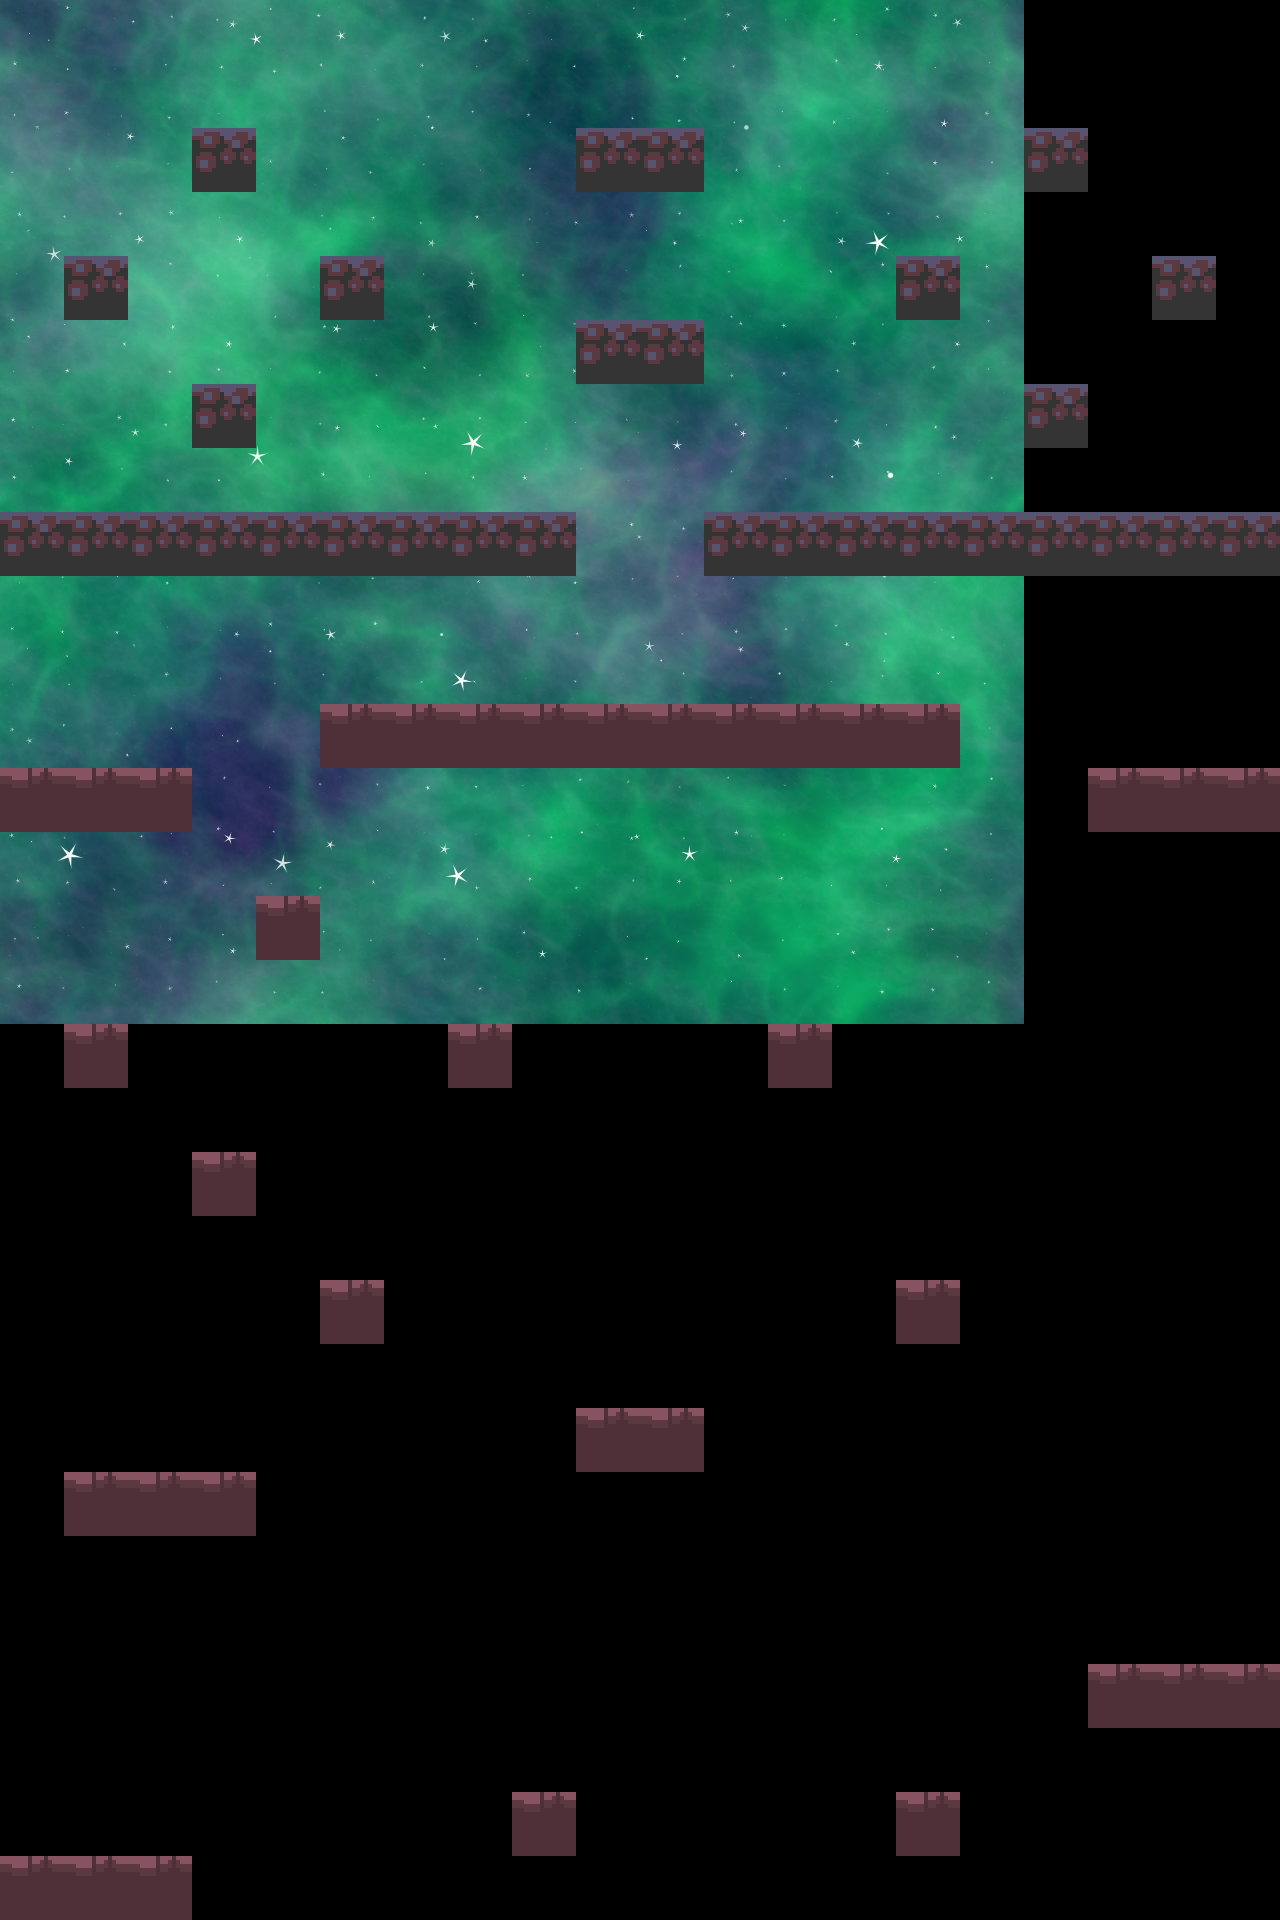

Rendered tile map (Tiled .tmx) drawn with the repository's tilesets; below, a short description and the full map source, tile grids included:
An orthogonal 20x30 tile map with 64x64 px tiles, 1 tile layer (Tile Layer 1), 1 image layer and 65 objects.

<map version="1.10" tiledversion="1.11.2" orientation="orthogonal" renderorder="right-down" width="20" height="30" tilewidth="64" tileheight="64" infinite="0" nextlayerid="6" nextobjectid="84">
 <tileset firstgid="1" source="floor.tsx" />
 <imagelayer id="2" name="Image Layer 1" repeatx="1" repeaty="1">
  <image source="assets/backgrounds/Large 1024x1024/Green Nebula/Green_Nebula_08-1024x1024.png" width="1024" height="1024" />
 </imagelayer>
 <layer id="1" name="Tile Layer 1" width="20" height="30">
  <data encoding="csv">
0,0,0,0,0,0,0,0,0,0,0,0,0,0,0,0,0,0,0,0,
0,0,0,0,0,0,0,0,0,0,0,0,0,0,0,0,0,0,0,0,
0,0,0,8,0,0,0,0,0,8,8,0,0,0,0,0,8,0,0,0,
0,0,0,0,0,0,0,0,0,0,0,0,0,0,0,0,0,0,0,0,
0,8,0,0,0,8,0,0,0,0,0,0,0,0,8,0,0,0,8,0,
0,0,0,0,0,0,0,0,0,8,8,0,0,0,0,0,0,0,0,0,
0,0,0,8,0,0,0,0,0,0,0,0,0,0,0,0,8,0,0,0,
0,0,0,0,0,0,0,0,0,0,0,0,0,0,0,0,0,0,0,0,
8,8,8,8,8,8,8,8,8,0,0,8,8,8,8,8,8,8,8,8,
0,0,0,0,0,0,0,0,0,0,0,0,0,0,0,0,0,0,0,0,
0,0,0,0,0,0,0,0,0,0,0,0,0,0,0,0,0,0,0,0,
0,0,0,0,0,38,38,38,38,38,38,38,38,38,38,0,0,0,0,0,
38,38,38,0,0,0,0,0,0,0,0,0,0,0,0,0,0,38,38,38,
0,0,0,0,0,0,0,0,0,0,0,0,0,0,0,0,0,0,0,0,
0,0,0,0,38,0,0,0,0,0,0,0,0,0,0,0,0,0,0,0,
0,0,0,0,0,0,0,0,0,0,0,0,0,0,0,0,0,0,0,0,
0,38,0,0,0,0,0,38,0,0,0,0,38,0,0,0,0,0,0,0,
0,0,0,0,0,0,0,0,0,0,0,0,0,0,0,0,0,0,0,0,
0,0,0,38,0,0,0,0,0,0,0,0,0,0,0,0,0,0,0,0,
0,0,0,0,0,0,0,0,0,0,0,0,0,0,0,0,0,0,0,0,
0,0,0,0,0,38,0,0,0,0,0,0,0,0,38,0,0,0,0,0,
0,0,0,0,0,0,0,0,0,0,0,0,0,0,0,0,0,0,0,0,
0,0,0,0,0,0,0,0,0,38,38,0,0,0,0,0,0,0,0,0,
0,38,38,38,0,0,0,0,0,0,0,0,0,0,0,0,0,0,0,0,
0,0,0,0,0,0,0,0,0,0,0,0,0,0,0,0,0,0,0,0,
0,0,0,0,0,0,0,0,0,0,0,0,0,0,0,0,0,0,0,0,
0,0,0,0,0,0,0,0,0,0,0,0,0,0,0,0,0,38,38,38,
0,0,0,0,0,0,0,0,0,0,0,0,0,0,0,0,0,0,0,0,
0,0,0,0,0,0,0,0,38,0,0,0,0,0,38,0,0,0,0,0,
38,38,38,0,0,0,0,0,0,0,0,0,0,0,0,0,0,0,0,0
</data>
 </layer>
 <objectgroup id="4" name="collisions">
  <object id="1" x="1" y="1855" width="192" height="66" />
  <object id="3" x="512" y="1792" width="63.0303" height="64" />
  <object id="5" x="895" y="1791.5" width="65" height="66" />
  <object id="10" x="1088" y="1661" width="192" height="66" />
  <object id="11" x="64" y="1472.33" width="192" height="66" />
  <object id="21" x="192" y="1152" width="65" height="66" />
  <object id="22" x="895.833" y="1280.17" width="65" height="66" />
  <object id="35" x="320" y="1280" width="65" height="66" />
  <object id="36" x="64" y="1024" width="65" height="66" />
  <object id="37" x="256" y="896" width="65" height="66" />
  <object id="38" x="0" y="768" width="192" height="66" />
  <object id="39" x="1088" y="768" width="192" height="66" />
  <object id="40" x="575.5" y="1408.76" width="129.5" height="64.4769" />
  <object id="47" x="448" y="1024" width="65" height="66" />
  <object id="48" x="768" y="1024" width="65" height="66" />
  <object id="56" x="1.33333" y="513.333" width="576" height="66" />
  <object id="57" x="320" y="704" width="640" height="66" />
  <object id="58" x="704" y="515" width="576" height="66" />
  <object id="59" x="1025.33" y="385.333" width="65" height="66" />
  <object id="60" x="1153.33" y="257.333" width="65" height="66" />
  <object id="61" x="1025.33" y="129.333" width="65" height="66" />
  <object id="62" x="897.333" y="257.333" width="65" height="66" />
  <object id="63" x="321.333" y="257.333" width="65" height="66" />
  <object id="64" x="193.333" y="129.333" width="65" height="66" />
  <object id="65" x="65.3333" y="257.333" width="65" height="66" />
  <object id="66" x="193.333" y="385.333" width="65" height="66" />
  <object id="67" x="577.333" y="129.333" width="127.667" height="66" />
  <object id="68" x="578.167" y="321" width="126.333" height="66" />
 </objectgroup>
 <objectgroup id="3" name="spikes">
  <object id="23" x="516" y="1797" width="55.5" height="17.5" />
  <object id="25" x="899.25" y="1795.75" width="55.5" height="17.5" />
  <object id="26" x="1091.75" y="1666.25" width="55.5" height="17.5" />
  <object id="28" x="196.917" y="1476.58" width="55.5" height="17.5" />
  <object id="29" x="581.417" y="1414.58" width="55.5" height="17.5" />
  <object id="43" x="261.25" y="901.25" width="55.5" height="17.5" />
  <object id="44" x="198.25" y="1158.25" width="55.5" height="17.5" />
  <object id="45" x="68.25" y="774.25" width="55.5" height="17.5" />
  <object id="46" x="1156.25" y="774.25" width="55.5" height="17.5" />
  <object id="52" x="837.167" y="709.833" width="55.5" height="17.5" />
  <object id="53" x="387.583" y="707.25" width="55.5" height="17.5" />
  <object id="54" x="518.083" y="706.583" width="55.5" height="17.5" />
  <object id="55" x="709.083" y="709.25" width="55.5" height="17.5" />
  <object id="71" x="1030.58" y="388.583" width="55.5" height="17.5" />
  <object id="72" x="1032.58" y="134.583" width="55.5" height="17.5" />
  <object id="73" x="611.583" y="324.583" width="55.5" height="17.5" />
  <object id="74" x="614.583" y="134.583" width="55.5" height="17.5" />
  <object id="75" x="326.583" y="261.583" width="55.5" height="17.5" />
  <object id="76" x="69.5833" y="261.583" width="55.5" height="17.5" />
  <object id="77" x="772.583" y="521.583" width="55.5" height="17.5" />
  <object id="78" x="901.583" y="519.583" width="55.5" height="17.5" />
  <object id="79" x="1158.58" y="519.583" width="55.5" height="17.5" />
  <object id="80" x="453.583" y="518.583" width="55.5" height="17.5" />
  <object id="81" x="323.583" y="517.583" width="55.5" height="17.5" />
  <object id="82" x="69.5833" y="519.583" width="55.5" height="17.5" />
  <object id="83" x="900.917" y="1283.92" width="55.5" height="17.5" />
 </objectgroup>
 <objectgroup id="5" name="fallingPlat" opacity="0.97">
  <object id="12" x="449" y="1536" width="66" height="18" />
  <object id="14" x="767" y="1541" width="66" height="18" />
  <object id="15" x="-3" y="1669" width="66" height="18" />
  <object id="18" x="701" y="1793" width="66" height="18" />
  <object id="19" x="319" y="1795" width="66" height="18" />
  <object id="20" x="574.333" y="1261" width="66" height="18" />
  <object id="31" x="1024" y="1153" width="66" height="18" />
  <object id="32" x="1152" y="1024" width="66" height="18" />
  <object id="33" x="957.5" y="899" width="66" height="18" />
  <object id="42" x="959" y="1538" width="66" height="18" />
  <object id="70" x="642" y="1153" width="66" height="18" />
 </objectgroup>
</map>
